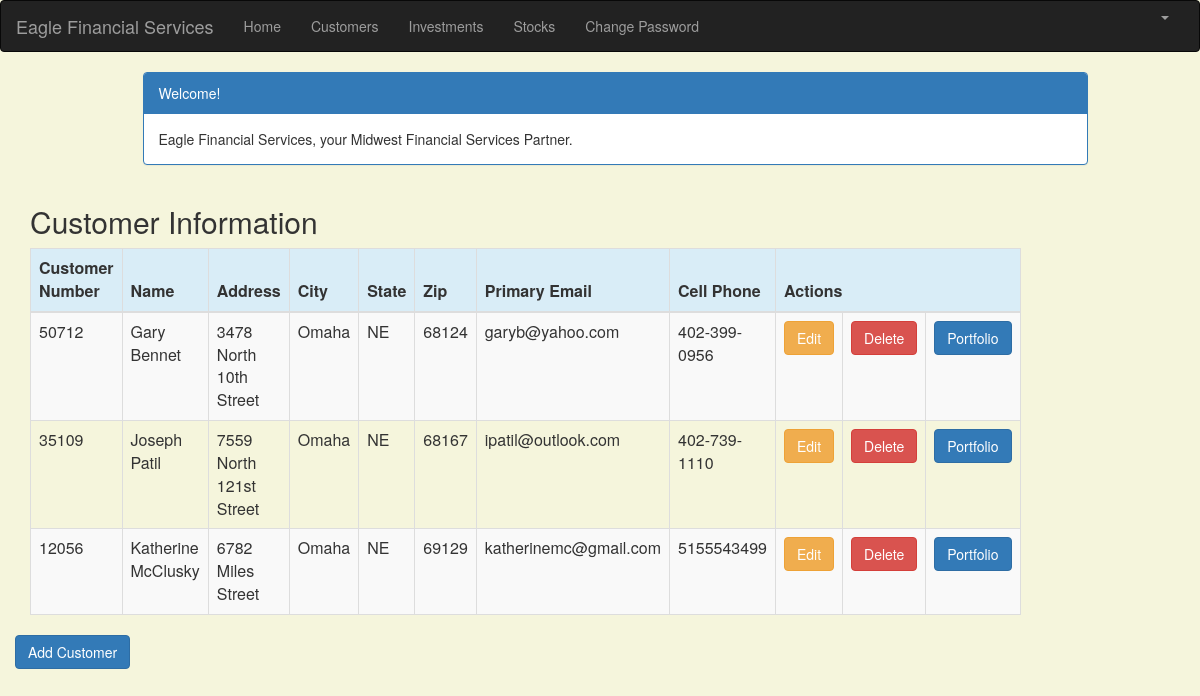
/customer_list (signed in), run on the app's committed database.
### portfolio/models.py (models this page shows, shortened)
class Customer(models.Model):
    name = models.CharField(max_length=50)
    address = models.CharField(max_length=200)
    cust_number = models.IntegerField(blank=False, null=False)
    city = models.CharField(max_length=50)
    state = models.CharField(max_length=50)
    zipcode = models.CharField(max_length=10)
    email = models.EmailField(max_length=200)
    cell_phone = models.CharField(max_length=50)
    created_date = models.DateTimeField(
        default=timezone.now)
    updated_date = models.DateTimeField(auto_now_add=True)

### portfolio/views.py (the view)
# urls.py: path('customer_list', views.customer_list, name='customer_list'),
@login_required
def customer_list(request):
    customer = Customer.objects.filter(created_date__lte=timezone.now())
    return render(request, 'portfolio/customer_list.html',
                 {'customers': customer})

### portfolio/templates/portfolio/customer_list.html (shortened to what this page needs)
{% extends 'portfolio/base.html' %}
{% block content %}
    <html>
    <head>
        <link rel="stylesheet" href="https://maxcdn.bootstrapcdn.com/bootstrap/3.3.4/css/bootstrap.min.css">
    </head>
    <body>
    <div class="container">
        <div class="row">
            <div class="col-md-10 col-md-offset-1">
                <div class="panel panel-primary">
                    <div class="panel-heading">Welcome!</div>
                    <div class="panel-body">
                        Eagle Financial Services, your Midwest Financial Services Partner.
                    </div>
                </div>
            </div>
        </div>
    </div>
    <div class="row">
        <h2 style="padding-left:15Px">Customer Information</h2>
    </div>
    <div>
       <table class="table table-striped table-bordered table-hover">
            <thead>
            <tr class="bg-info">
                <th>Customer Number</th>
                <th>Name</th>
                <th>Address</th>
                <th>City</th>
                <th>State</th>
                <th>Zip</th>
                <th>Primary Email</th>
                <th>Cell Phone</th>
                <th colspan="3">Actions</th>
            </tr>
            </thead>
            <tbody>
            {% for customer in customers %}
                <tr>
                    <td>{{ customer.cust_number }}</td>
                    <td>{{ customer.name }}</td>
                    <td>{{ customer.address }}</td>
                    <td>{{ customer.city }}</td>
                    <td>{{ customer.state }}</td>
                    <td>{{ customer.zipcode }}</td>
                    <td>{{ customer.email }}</td>
                    <td>{{ customer.cell_phone }}</td>
                    <td><a href="{% url 'portfolio:customer_edit' pk=customer.pk %}" class="btn btn-warning">Edit</a>
                    <td><a href="{% url 'portfolio:customer_delete' pk=customer.pk %}"
                           onclick="return confirm('Are you sure you want to delete?')"
                           class="btn btn-danger">Delete</a>
                    </td>
                    <td><a href="{% url 'portfolio:portfolio' pk=customer.pk%}"
                           class="btn btn-primary">Portfolio</a>
                </tr>
            {% endfor %}
            </tbody>
        </table>
        <div class="row">
            <a href="{% url 'portfolio:customer_new' %}" class="row"><span
                class="btn btn-primary">Add Customer</span></a>
        </div>
    </div>
    </body>
    </html>
{% endblock %}

### portfolio/templates/portfolio/customer_list.html (style rules this page uses)
body { background-color:beige; }

### data on the page
Customer: cust_number "50712", name "Gary Bennet", address "3478 North 10th Street", city "Omaha", state "NE", zipcode "68124", email "garyb@yahoo.com", cell_phone "402-399-0956"
Customer: cust_number "35109", name "Joseph Patil", address "7559 North 121st Street", city "Omaha", state "NE", zipcode "68167", email "ipatil@outlook.com", cell_phone "402-739-1110"
Customer: cust_number "12056", name "Katherine McClusky", address "6782 Miles Street", city "Omaha", state "NE", zipcode "69129", email "katherinemc@gmail.com", cell_phone "5155543499"
